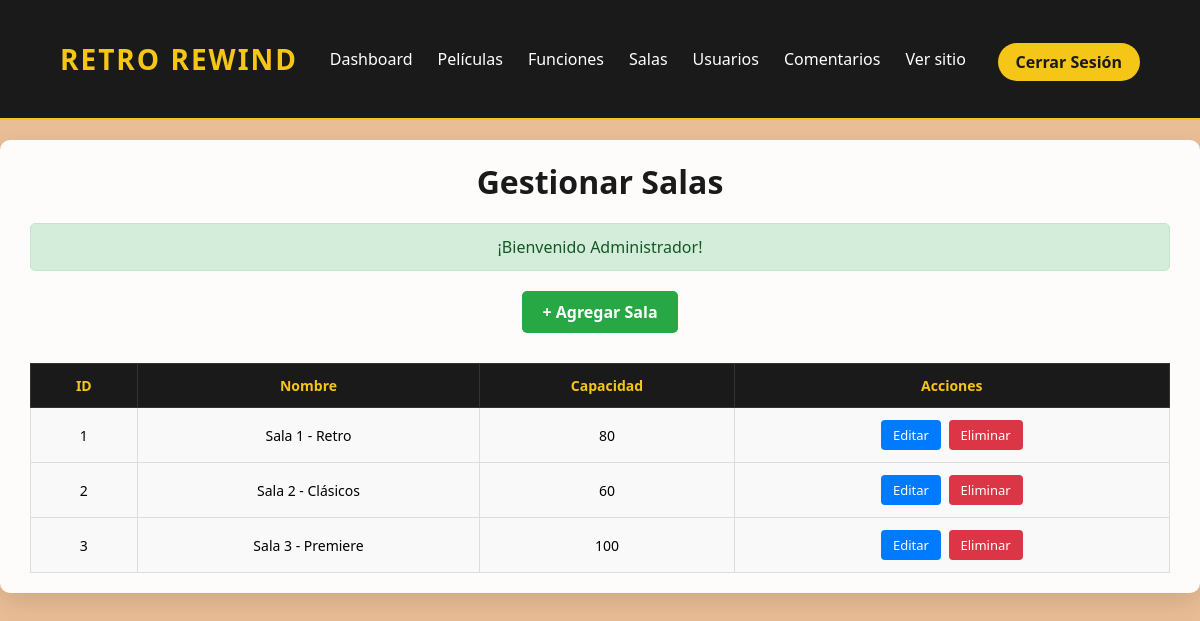
Page /public/?ruta=admin_salas (signed in) on the committed database.
### tables this page shows
CREATE TABLE `salas` (
  `id_sala` int(11) NOT NULL AUTO_INCREMENT,
  `nombre` varchar(50) NOT NULL,
  `capacidad` int(11) NOT NULL,
  `activo` tinyint(1) NOT NULL DEFAULT 1,
  PRIMARY KEY (`id_sala`)
);

### controladores/AdminControlador.php (called while the page is built, shortened)
<?php
require_once __DIR__ . '/../models/SalaModelo.php';
require_once __DIR__ . '/../helpers/funciones.php';
class AdminControlador {
    public function listarSalas() {
        $salas = SalaModelo::obtenerTodas();
        $mensaje = getMensaje();
        require_once __DIR__ . '/../views/admin/salas/listar.php';
    }
}
?>

### helpers/funciones.php (called while the page is built, shortened)
<?php
function getMensaje() {
    if (isset($_SESSION['mensaje'])) {
        $mensaje = $_SESSION['mensaje'];
        return $mensaje;
    }
    return null;
}
?>

### models/SalaModelo.php (called while the page is built, shortened)
<?php
class SalaModelo {
    public static function obtenerTodas() {
        $db = ConexionBD::getInstancia()->getConexion();
        $stmt = $db->query("SELECT * FROM salas WHERE activo = 1 ORDER BY id_sala");
        return $stmt->fetchAll();
    }
}
?>

### views/admin/salas/listar.php (the view, shortened to what this page needs)
<!DOCTYPE html>
<html lang="es">
<head>
    <link rel="stylesheet" href="<?php echo BASE_URL; ?>css/estilos.css">
</head>
<body>
    <header>
        <nav class="navbar">
            <h1><?php echo SITE_NAME; ?></h1>
            <ul>
                <li><a href="<?php echo BASE_URL; ?>?ruta=admin">Dashboard</a></li>
                <li><a href="<?php echo BASE_URL; ?>?ruta=admin_peliculas">Películas</a></li>
                <li><a href="<?php echo BASE_URL; ?>?ruta=admin_funciones">Funciones</a></li>
                <li><a href="<?php echo BASE_URL; ?>?ruta=admin_salas">Salas</a></li>
                <li><a href="<?php echo BASE_URL; ?>?ruta=admin_usuarios">Usuarios</a></li>
                <li><a href="<?php echo BASE_URL; ?>?ruta=admin_comentarios">Comentarios</a></li>
                <li><a href="<?php echo BASE_URL; ?>?ruta=home">Ver sitio</a></li>
            </ul>
            <div class="button">
                <a href="<?php echo BASE_URL; ?>?ruta=logout">
                    <p>Cerrar Sesión</p>
                </a>
            </div>
        </nav>
    </header>
    <div class="admin-section">
        <h1> Gestionar Salas</h1>
        <?php if (isset($mensaje)): ?>
            <div class="mensaje <?php echo $mensaje['tipo']; ?>">
                <?php echo $mensaje['texto']; ?>
            </div>
        <?php endif; ?>
        <a href="<?php echo BASE_URL; ?>?ruta=admin_salas_agregar" class="btn-add">+ Agregar Sala</a>
        <table>
            <thead>
                <tr>
                    <th>ID</th>
                    <th>Nombre</th>
                    <th>Capacidad</th>
                    <th>Acciones</th>
                </tr>
            </thead>
            <tbody>
                <?php foreach ($salas as $sala): ?>
                    <tr>
                        <td><?php echo $sala['id_sala']; ?></td>
                        <td><?php echo $sala['nombre']; ?></td>
                        <td><?php echo $sala['capacidad']; ?></td>
                        <td>
                            <a href="<?php echo BASE_URL; ?>?ruta=admin_salas_editar&id=<?php echo $sala['id_sala']; ?>" class="btn-edit">Editar</a>
                            <a href="<?php echo BASE_URL; ?>?ruta=admin_salas_eliminar&id=<?php echo $sala['id_sala']; ?>" class="btn-delete" onclick="return confirm('¿Eliminar esta sala?')">Eliminar</a>
                        </td>
                    </tr>
                <?php endforeach; ?>
            </tbody>
        </table>
    </div>
</body>
</html>

### public/css/estilos.css (style rules this page uses)
* { margin: 0; padding: 0; box-sizing: border-box; }
body { background-color: #e9bd96; text-align: center; margin: 0; padding: 0; font-family: 'Segoe UI', Tahoma, Geneva, Verdana, sans-serif; padding-top: 120px; }
a { text-decoration: none; }
.navbar { position: fixed; top: 0; width: 100%; height: 120px; z-index: 1000; background-color: #1a1a1a; border-bottom: 2px solid #f5c518; display: flex; align-items: center; justify-content: space-between; padding: 0 5%; flex-wrap: wrap; gap: 15px; box-sizing: border-box; }
.navbar h1 { color: #f5c518; margin: 0; font-size: 28px; letter-spacing: 2px; width: auto; font-weight: 700; }
.navbar ul { display: flex; list-style: none; margin: 0; padding: 0; gap: 25px; flex-wrap: wrap; justify-content: center; }
.navbar ul li a { color: white; text-decoration: none; font-weight: 500; font-size: 16px; transition: 0.3s; }
.button { background-color: #f5c518; padding: 8px 18px; border-radius: 30px; transition: 0.3s; flex-shrink: 0; white-space: nowrap; margin-top: 5px; }
.button a { text-decoration: none; color: #1a1a1a; font-weight: bold; }
.button a p { margin: 0; }
.mensaje { padding: 12px 20px; margin-bottom: 20px; border-radius: 5px; font-weight: 500; text-align: center; }
.mensaje.success { background-color: #d4edda; color: #155724; border: 1px solid #c3e6cb; }
.admin-dashboard, .admin-section, .admin-form { max-width: 1200px; margin: 20px auto; padding: 20px 30px; background: rgba(255, 255, 255, 0.95); border-radius: 10px; box-shadow: 0 10px 25px rgba(0, 0, 0, 0.1); }
.admin-dashboard h1, .admin-section h1, .admin-form h1 { font-size: 2rem; color: #1a1a1a; margin-bottom: 20px; }
.admin-section table { width: 100%; border-collapse: collapse; font-size: 14px; margin-top: 15px; }
.admin-section th { background-color: #1a1a1a; color: #f5c518; padding: 12px; text-align: center; border: 1px solid #333; }
.admin-section td { padding: 10px; text-align: center; border: 1px solid #ddd; background-color: #f9f9f9; }
.btn-add { display: inline-block; background-color: #28a745; color: white; padding: 10px 20px; border-radius: 5px; font-weight: bold; margin-bottom: 15px; transition: 0.3s; border: none; cursor: pointer; }
.btn-edit { display: inline-block; background-color: #007bff; color: white; padding: 6px 12px; border-radius: 4px; font-size: 13px; transition: 0.3s; margin: 2px; }
.btn-delete { display: inline-block; background-color: #dc3545; color: white; padding: 6px 12px; border-radius: 4px; font-size: 13px; transition: 0.3s; margin: 2px; }

### rows in the picture
salas: id_sala "1", nombre "Sala 1 - Retro", capacidad "80"
salas: id_sala "2", nombre "Sala 2 - Clásicos", capacidad "60"
salas: id_sala "3", nombre "Sala 3 - Premiere", capacidad "100"

### other values in the picture
SITE_NAME "RETRO REWIND"
$mensaje['texto'] "¡Bienvenido Administrador!"
